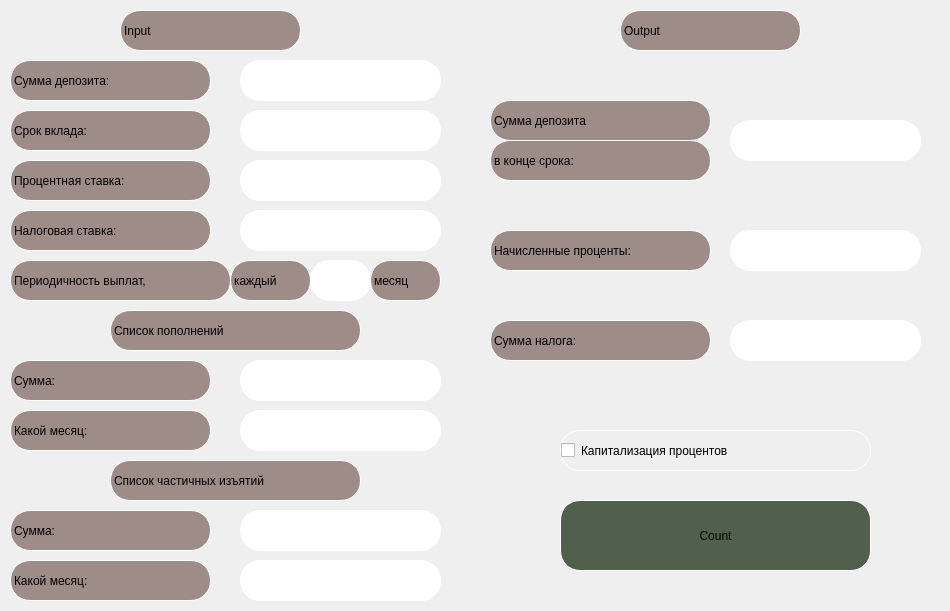
<?xml version="1.0" encoding="UTF-8"?>
<ui version="4.0">
 <class>deposit</class>
 <widget class="QDialog" name="deposit">
  <property name="geometry">
   <rect>
    <x>0</x>
    <y>0</y>
    <width>950</width>
    <height>611</height>
   </rect>
  </property>
  <property name="windowTitle">
   <string>Dialog</string>
  </property>
  <widget class="QLineEdit" name="lineEdit_accured_interest">
   <property name="geometry">
    <rect>
     <x>730</x>
     <y>230</y>
     <width>191</width>
     <height>41</height>
    </rect>
   </property>
   <property name="styleSheet">
    <string notr="true">border: 1px solid white;
border-radius: 20px;</string>
   </property>
  </widget>
  <widget class="QLabel" name="label_2">
   <property name="geometry">
    <rect>
     <x>10</x>
     <y>110</y>
     <width>201</width>
     <height>41</height>
    </rect>
   </property>
   <property name="styleSheet">
    <string notr="true">border: 1px solid white;
border-radius: 20px;
font: 20pt &quot;Cochin&quot;;
background-color: rgb(158, 140, 136);</string>
   </property>
   <property name="text">
    <string>Срок вклада:</string>
   </property>
  </widget>
  <widget class="QLabel" name="label_6">
   <property name="geometry">
    <rect>
     <x>490</x>
     <y>320</y>
     <width>221</width>
     <height>41</height>
    </rect>
   </property>
   <property name="styleSheet">
    <string notr="true">border: 1px solid white;
border-radius: 20px;
font: 20pt &quot;Cochin&quot;;
background-color: rgb(158, 140, 136);</string>
   </property>
   <property name="text">
    <string>Сумма налога:</string>
   </property>
  </widget>
  <widget class="QLineEdit" name="lineEdit_deposit_term">
   <property name="geometry">
    <rect>
     <x>240</x>
     <y>110</y>
     <width>201</width>
     <height>41</height>
    </rect>
   </property>
   <property name="styleSheet">
    <string notr="true">border: 1px solid white;
border-radius: 20px;</string>
   </property>
  </widget>
  <widget class="QLabel" name="label_18">
   <property name="geometry">
    <rect>
     <x>10</x>
     <y>560</y>
     <width>201</width>
     <height>41</height>
    </rect>
   </property>
   <property name="styleSheet">
    <string notr="true">border: 1px solid white;
border-radius: 20px;
font: 20pt &quot;Cochin&quot;;
background-color: rgb(158, 140, 136);</string>
   </property>
   <property name="text">
    <string>Какой месяц:</string>
   </property>
  </widget>
  <widget class="QCheckBox" name="checkBox">
   <property name="geometry">
    <rect>
     <x>560</x>
     <y>430</y>
     <width>311</width>
     <height>41</height>
    </rect>
   </property>
   <property name="styleSheet">
    <string notr="true">border: 1px solid white;
border-radius: 20px;
font: 25pt &quot;Cochin&quot;;</string>
   </property>
   <property name="text">
    <string>Капитализация процентов</string>
   </property>
  </widget>
  <widget class="QLineEdit" name="lineEdit_partial_replanishment_month">
   <property name="geometry">
    <rect>
     <x>240</x>
     <y>410</y>
     <width>201</width>
     <height>41</height>
    </rect>
   </property>
   <property name="styleSheet">
    <string notr="true">border: 1px solid white;
border-radius: 20px;</string>
   </property>
  </widget>
  <widget class="QLabel" name="label_10">
   <property name="geometry">
    <rect>
     <x>370</x>
     <y>260</y>
     <width>71</width>
     <height>41</height>
    </rect>
   </property>
   <property name="styleSheet">
    <string notr="true">border: 1px solid white;
border-radius: 20px;
font: 20pt &quot;Cochin&quot;;
background-color: rgb(158, 140, 136);</string>
   </property>
   <property name="text">
    <string>месяц</string>
   </property>
  </widget>
  <widget class="QLineEdit" name="lineEdit_partial_withdraw_month">
   <property name="geometry">
    <rect>
     <x>240</x>
     <y>560</y>
     <width>201</width>
     <height>41</height>
    </rect>
   </property>
   <property name="styleSheet">
    <string notr="true">border: 1px solid white;
border-radius: 20px;</string>
   </property>
  </widget>
  <widget class="QLineEdit" name="lineEdit_tax_ammount">
   <property name="geometry">
    <rect>
     <x>730</x>
     <y>320</y>
     <width>191</width>
     <height>41</height>
    </rect>
   </property>
   <property name="styleSheet">
    <string notr="true">border: 1px solid white;
border-radius: 20px;</string>
   </property>
   <property name="text">
    <string/>
   </property>
  </widget>
  <widget class="QLabel" name="label_8">
   <property name="geometry">
    <rect>
     <x>490</x>
     <y>100</y>
     <width>221</width>
     <height>41</height>
    </rect>
   </property>
   <property name="styleSheet">
    <string notr="true">border: 1px solid white;
border-radius: 20px;
font: 20pt &quot;Cochin&quot;;
background-color: rgb(158, 140, 136);</string>
   </property>
   <property name="text">
    <string>Сумма депозита</string>
   </property>
  </widget>
  <widget class="QLabel" name="label_9">
   <property name="geometry">
    <rect>
     <x>620</x>
     <y>10</y>
     <width>181</width>
     <height>41</height>
    </rect>
   </property>
   <property name="styleSheet">
    <string notr="true">border: 1px solid white;
border-radius: 20px;
font: 20pt &quot;Cochin&quot;;
background-color: rgb(158, 140, 136);</string>
   </property>
   <property name="text">
    <string>Output</string>
   </property>
  </widget>
  <widget class="QLabel" name="label_19">
   <property name="geometry">
    <rect>
     <x>10</x>
     <y>510</y>
     <width>201</width>
     <height>41</height>
    </rect>
   </property>
   <property name="styleSheet">
    <string notr="true">border: 1px solid white;
border-radius: 20px;
font: 20pt &quot;Cochin&quot;;
background-color: rgb(158, 140, 136);</string>
   </property>
   <property name="text">
    <string>Сумма:</string>
   </property>
  </widget>
  <widget class="QLineEdit" name="lineEdit_deposit_end">
   <property name="geometry">
    <rect>
     <x>730</x>
     <y>120</y>
     <width>191</width>
     <height>41</height>
    </rect>
   </property>
   <property name="styleSheet">
    <string notr="true">border: 1px solid white;
border-radius: 20px;</string>
   </property>
  </widget>
  <widget class="QLabel" name="label_16">
   <property name="geometry">
    <rect>
     <x>10</x>
     <y>360</y>
     <width>201</width>
     <height>41</height>
    </rect>
   </property>
   <property name="styleSheet">
    <string notr="true">border: 1px solid white;
border-radius: 20px;
font: 20pt &quot;Cochin&quot;;
background-color: rgb(158, 140, 136);</string>
   </property>
   <property name="text">
    <string>Сумма:</string>
   </property>
  </widget>
  <widget class="QLineEdit" name="lineEdit_periodicity_of_payments">
   <property name="geometry">
    <rect>
     <x>310</x>
     <y>260</y>
     <width>61</width>
     <height>41</height>
    </rect>
   </property>
   <property name="styleSheet">
    <string notr="true">border: 1px solid white;
border-radius: 20px;</string>
   </property>
  </widget>
  <widget class="QLabel" name="label_12">
   <property name="geometry">
    <rect>
     <x>10</x>
     <y>260</y>
     <width>221</width>
     <height>41</height>
    </rect>
   </property>
   <property name="styleSheet">
    <string notr="true">border: 1px solid white;
border-radius: 20px;
font: 20pt &quot;Cochin&quot;;
background-color: rgb(158, 140, 136);</string>
   </property>
   <property name="text">
    <string>Периодичность выплат,</string>
   </property>
  </widget>
  <widget class="QLabel" name="label_7">
   <property name="geometry">
    <rect>
     <x>490</x>
     <y>230</y>
     <width>221</width>
     <height>41</height>
    </rect>
   </property>
   <property name="styleSheet">
    <string notr="true">border: 1px solid white;
border-radius: 20px;
font: 20pt &quot;Cochin&quot;;
background-color: rgb(158, 140, 136);</string>
   </property>
   <property name="text">
    <string>Начисленные проценты:</string>
   </property>
  </widget>
  <widget class="QLineEdit" name="lineEdit_tax_rate">
   <property name="geometry">
    <rect>
     <x>240</x>
     <y>210</y>
     <width>201</width>
     <height>41</height>
    </rect>
   </property>
   <property name="styleSheet">
    <string notr="true">border: 1px solid white;
border-radius: 20px;</string>
   </property>
  </widget>
  <widget class="QLabel" name="label_11">
   <property name="geometry">
    <rect>
     <x>10</x>
     <y>210</y>
     <width>201</width>
     <height>41</height>
    </rect>
   </property>
   <property name="styleSheet">
    <string notr="true">border: 1px solid white;
border-radius: 20px;
font: 20pt &quot;Cochin&quot;;
background-color: rgb(158, 140, 136);</string>
   </property>
   <property name="text">
    <string>Налоговая ставка:</string>
   </property>
  </widget>
  <widget class="QLabel" name="label_5">
   <property name="geometry">
    <rect>
     <x>120</x>
     <y>10</y>
     <width>181</width>
     <height>41</height>
    </rect>
   </property>
   <property name="styleSheet">
    <string notr="true">border: 1px solid white;
border-radius: 20px;
font: 20pt &quot;Cochin&quot;;
background-color: rgb(158, 140, 136);</string>
   </property>
   <property name="text">
    <string>Input</string>
   </property>
  </widget>
  <widget class="QLabel" name="label_3">
   <property name="geometry">
    <rect>
     <x>10</x>
     <y>160</y>
     <width>201</width>
     <height>41</height>
    </rect>
   </property>
   <property name="styleSheet">
    <string notr="true">border: 1px solid white;
border-radius: 20px;
font: 20pt &quot;Cochin&quot;;
background-color: rgb(158, 140, 136);</string>
   </property>
   <property name="text">
    <string>Процентная ставка:</string>
   </property>
  </widget>
  <widget class="QLineEdit" name="lineEdit_interes_rate">
   <property name="geometry">
    <rect>
     <x>240</x>
     <y>160</y>
     <width>201</width>
     <height>41</height>
    </rect>
   </property>
   <property name="styleSheet">
    <string notr="true">border: 1px solid white;
border-radius: 20px;</string>
   </property>
  </widget>
  <widget class="QLabel" name="label">
   <property name="geometry">
    <rect>
     <x>10</x>
     <y>60</y>
     <width>201</width>
     <height>41</height>
    </rect>
   </property>
   <property name="styleSheet">
    <string notr="true">border: 1px solid white;
border-radius: 20px;
font: 20pt &quot;Cochin&quot;;
background-color: rgb(158, 140, 136);</string>
   </property>
   <property name="text">
    <string>Сумма депозита:</string>
   </property>
  </widget>
  <widget class="QLabel" name="label_14">
   <property name="geometry">
    <rect>
     <x>110</x>
     <y>460</y>
     <width>251</width>
     <height>41</height>
    </rect>
   </property>
   <property name="styleSheet">
    <string notr="true">border: 1px solid white;
border-radius: 20px;
font: 20pt &quot;Cochin&quot;;
background-color: rgb(158, 140, 136);</string>
   </property>
   <property name="text">
    <string>Список частичных изъятий</string>
   </property>
  </widget>
  <widget class="QLabel" name="label_4">
   <property name="geometry">
    <rect>
     <x>230</x>
     <y>260</y>
     <width>81</width>
     <height>41</height>
    </rect>
   </property>
   <property name="styleSheet">
    <string notr="true">border: 1px solid white;
border-radius: 20px;
font: 20pt &quot;Cochin&quot;;
background-color: rgb(158, 140, 136);</string>
   </property>
   <property name="text">
    <string>каждый</string>
   </property>
  </widget>
  <widget class="QLineEdit" name="lineEdit_replenishments_sum">
   <property name="geometry">
    <rect>
     <x>240</x>
     <y>360</y>
     <width>201</width>
     <height>41</height>
    </rect>
   </property>
   <property name="styleSheet">
    <string notr="true">border: 1px solid white;
border-radius: 20px;</string>
   </property>
  </widget>
  <widget class="QLabel" name="label_17">
   <property name="geometry">
    <rect>
     <x>10</x>
     <y>410</y>
     <width>201</width>
     <height>41</height>
    </rect>
   </property>
   <property name="styleSheet">
    <string notr="true">border: 1px solid white;
border-radius: 20px;
font: 20pt &quot;Cochin&quot;;
background-color: rgb(158, 140, 136);</string>
   </property>
   <property name="text">
    <string>Какой месяц:</string>
   </property>
  </widget>
  <widget class="QLineEdit" name="lineEdit_withdraw_sum">
   <property name="geometry">
    <rect>
     <x>240</x>
     <y>510</y>
     <width>201</width>
     <height>41</height>
    </rect>
   </property>
   <property name="styleSheet">
    <string notr="true">border: 1px solid white;
border-radius: 20px;</string>
   </property>
  </widget>
  <widget class="QLineEdit" name="lineEdit_deposit_amount">
   <property name="geometry">
    <rect>
     <x>240</x>
     <y>60</y>
     <width>201</width>
     <height>41</height>
    </rect>
   </property>
   <property name="styleSheet">
    <string notr="true">border: 1px solid white;
border-radius: 20px;</string>
   </property>
  </widget>
  <widget class="QLabel" name="label_15">
   <property name="geometry">
    <rect>
     <x>490</x>
     <y>140</y>
     <width>221</width>
     <height>41</height>
    </rect>
   </property>
   <property name="styleSheet">
    <string notr="true">border: 1px solid white;
border-radius: 20px;
font: 20pt &quot;Cochin&quot;;
background-color: rgb(158, 140, 136);</string>
   </property>
   <property name="text">
    <string>в конце срока:</string>
   </property>
  </widget>
  <widget class="QLabel" name="label_13">
   <property name="geometry">
    <rect>
     <x>110</x>
     <y>310</y>
     <width>251</width>
     <height>41</height>
    </rect>
   </property>
   <property name="styleSheet">
    <string notr="true">border: 1px solid white;
border-radius: 20px;
font: 20pt &quot;Cochin&quot;;
background-color: rgb(158, 140, 136);</string>
   </property>
   <property name="text">
    <string>Список пополнений</string>
   </property>
  </widget>
  <widget class="QPushButton" name="pushButton_credit">
   <property name="geometry">
    <rect>
     <x>560</x>
     <y>500</y>
     <width>311</width>
     <height>71</height>
    </rect>
   </property>
   <property name="styleSheet">
    <string notr="true">QPushButton {
   border: 1px solid white;
   border-radius: 20px;
   font: 20pt &quot;Cochin&quot;;
   background-color: rgb(81, 96, 76);
}
QPushButton:pressed {
    background-color: qlineargradient(x1: 0, y1: 0, x2: 0, y2: 1,
                                      stop: 0 #112617, stop: 1 #112617);
    color: white;
    border: 2px solid rgb(81, 96, 76);
}</string>
   </property>
   <property name="text">
    <string>Count</string>
   </property>
  </widget>
 </widget>
 <resources/>
 <connections/>
</ui>
